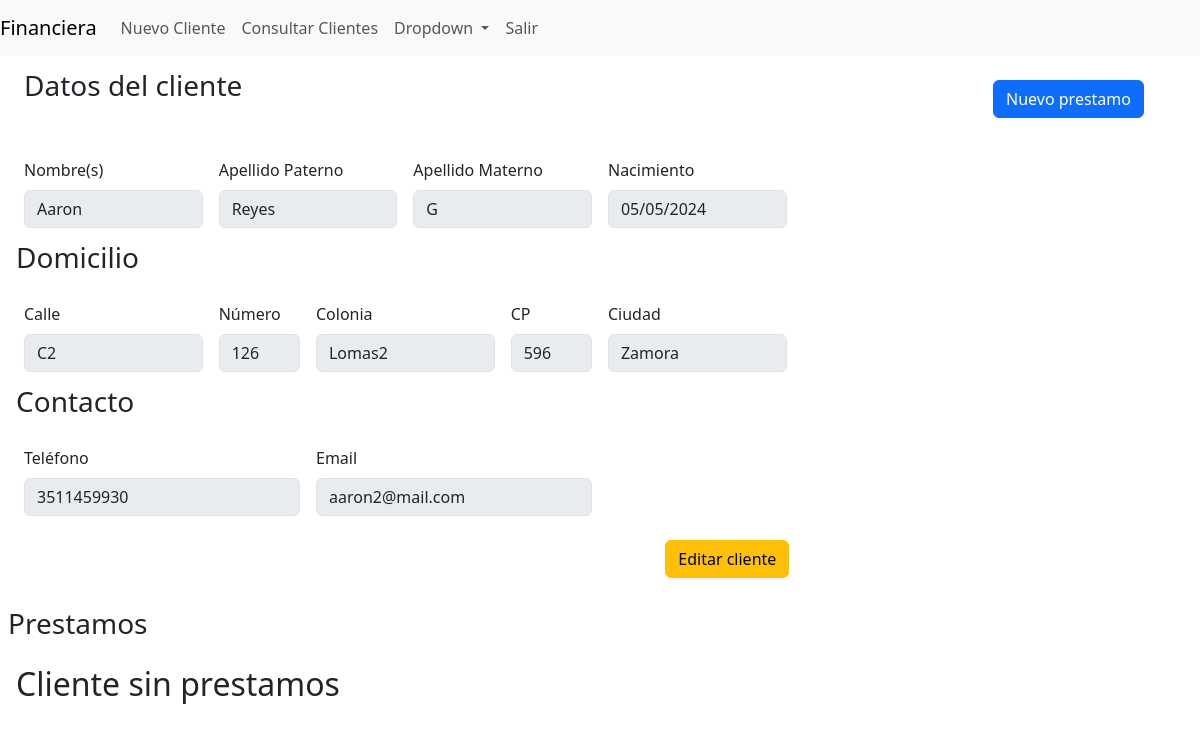
Page /cliente/2 (signed in) on the committed database.
### financiera/models.py (models this page shows)
class Cliente (models.Model):
    user_id = models.ForeignKey(User, on_delete=models.CASCADE, default='2')
    nombre = models.CharField(max_length=50)
    apellido_paterno = models.CharField(max_length =50, blank =True)
    apellido_materno = models.CharField(max_length= 50, blank = True)
    nacimiento = models.DateField()
    calle = models.CharField(max_length= 100)
    numero = models.CharField(max_length= 10)
    colonia = models.CharField(max_length = 100)
    ciudad = models.CharField(max_length = 100)
    cp = models.CharField(max_length=5)
    telefono_regex = RegexValidator(regex=r'^\d{10,10}$', message="Formato permitido: '4431234567'. Diez digitos.")
    telefono = models.CharField(blank = True, validators=[telefono_regex], max_length=13)
    email = models.EmailField(max_length=250, blank= True, default=None)

### financiera/views.py (the view)
# urls.py: path("cliente/<int:id>", views.cliente_config, name="cliente"),
@login_required
def cliente_config(request, id=None, mensaje=None):
    context = {}
    if request.method == 'POST':
        pass
    else:
        if id:
            cliente = Cliente.objects.filter(user_id = request.user, id = id)
            prestamos = Prestamo.objects.filter(cliente_id = cliente[0])
            context['cliente'] = cliente[0]
            context['prestamos'] = prestamos
            context['mensaje'] = mensaje
    return render(request, "financiera/cliente.html", context)

### financiera/templates/financiera/cliente.html (shortened to what this page needs)
{% extends 'financiera/layout.html' %}
{% load static %}
{% block body %}
    <form class="m-2" id="cliente" onsubmit="editar(event)">
        <div class="d-flex justify-content-between">
            <p class="fs-3 mx-3">Datos del cliente</p>
            <button type="button"
            class="btn btn-primary my-3 mx-5"
            data-bs-toggle="modal"
            data-bs-target="#prestamoModal"> Nuevo prestamo</button>
        </div>
        <section class="row g-3 m-2">
            <div class="col-md-2">
                <label for="first_name" class="form-label">Nombre(s)</label>
                <input type="text" class="form-control" id="first_name" name="first_name" disabled value = {{cliente.nombre}} >
            </div>
            <div class="col-md-2">
                <label for="last_name1" class="form-label">Apellido Paterno</label>
                <input type="text" class="form-control" id="last_name1" name="last_name1" disabled value = {{cliente.apellido_paterno}}>
            </div>
            <div class="col-md-2">
                <label for="last_name2" class="form-label">Apellido Materno</label>
                <input type="text" class="form-control" id="last_name2" name="last_name2" disabled value ={{cliente.apellido_materno}}>
            </div>
            <div class="col-md-2">
                <label for="nacimiento{{cliente.id}}" class="form-label">Nacimiento</label>
                <input type="date" class="form-control" id="nacimiento{{cliente.id}}" name="nacimiento" disabled value = {{cliente.nacimiento | date:"Y-m-d"}}>
            </div>
            <div class="col-md-2">
            </div>
        </section>
        <p class="fs-3 m-2">Domicilio</p>
        <section class="row g-3 m-2">
            <div class="col-md-2">
                <label for="calle" class="form-label">Calle</label>
                <input type="text" class="form-control" id="calle" name="calle" disabled value = {{cliente.calle}} >
            </div>
            <div class="col-md-1">
                <label for="numero" class="form-label">Número</label>
                <input type="number" class="form-control" id="numero" name="numero" disabled value = {{cliente.numero}}>
            </div>
            <div class="col-md-2">
                <label for="colonia" class="form-label">Colonia</label>
                <input type="text" class="form-control" id="colonia" name="colonia" disabled value ={{cliente.colonia}}>
            </div>
            <div class="col-md-1">
                <label for="cp" class="form-label">CP</label>
                <input type="text" class="form-control" id="cp" name="cp" disabled value ={{cliente.cp}}>
            </div>
            <div class="col-md-2">
                <label for="ciudad" class="form-label">Ciudad</label>
                <input type="text" class="form-control" id="ciudad" name="nacimiento" disabled value = {{cliente.ciudad}}>
            </div>
        </section>
        <p class="fs-3 m-2">Contacto</p>
        <section class="row g-3 m-2">
            <div class="col-md-3">
                <label for="telefono" class="form-label">Teléfono</label>
                <input type="text" class="form-control" id="telefono" name="telefono" disabled value = {{cliente.telefono}} >
            </div>
            <div class="col-md-3">
                <label for="email" class="form-label">Email</label>
                <input type="email" class="form-control" id="email" name="email" disabled value = {{cliente.email}}>
            </div>
        </section>
        <div class="col-8 d-flex justify-content-end p-3 m-2">
            <button class="btn btn-warning" id="editar-btn" type="submit">Editar cliente</button>
        </div>
    </form>
    <p class="fs-3 m-2">Prestamos</p>
    <section class="mb-5">
        {% for prestamo in prestamos %}
        <section class="accordion" id="accordionPrestamo">
            <div class="accordion-item">
            <h2 class="accordion-header">
                <button class="accordion-button collapsed" type="button" data-bs-toggle="collapse" data-bs-target="#collapseOne{{prestamo.id}}" aria-expanded="false" aria-controls="collapseOne">
                Prestamo {{prestamo.fecha| date}}
                </button>
            </h2>
                <div id="collapseOne{{prestamo.id}}" class="accordion-collapse collapse" data-bs-parent="#accordionPrestamo">
                    <div class="accordion-body">
                        <section class="row g-3 m-2">
                            <div class="col-md-2">
                                <label for="cantidad-inicial{{prestamo.id}}" class="form-label">Prestamo por:</label>
                                <input type="text" class="form-control" id="cantidad-inicial{{prestamo.id}}" name="cantidad-inicial{{prestmo.id}}" disabled value = {{prestamo.cantidad_inicial}} >
                            </div>
                            <div class="col-md-1">
                                <label for="interes{{prestamo.id}}" class="form-label">Interés</label>
                                <input type="number" class="form-control" id="interes{{prestamo.id}}" name="interes{{prestamo.id}}" disabled value = {{prestamo.interes}}>
                            </div>
                            <div class="col-md-3">
                                <label for="saldo{{prestamo.id}}" class="form-label">Saldo restante</label>
                                <input type="text" class="form-control" id="saldo{{prestamo.id}}" name="saldo{{prestamo.id}}" disabled value ={{prestamo.balance}}>
                            </div>
                            <div class="col-md-2">
                                <label for="fecha{{prestamo.id}}" class="form-label">Fecha de contratación</label>
                                <input type="date" class="form-control" id="fecha{{prestamo.id}}" name="fecha{{prestamo.id}}" disabled value = {{prestamo.fecha | date:"Y-m-d"}}>
                            </div>
                        </section>
                        <section>
                            <form class="row g-3 m-2"
                            action="{% url 'pago' prestamo.id %}"
                            data-balance="{{prestamo.balance}}"
                            data-prestamoid = "{{prestamo.id}}"
                            method="post"
                            onsubmit="nuevo_pago(event)">
                                {% csrf_token %}
                                <div class="col-auto">
                                <label for="nuevoPago{{prestamo.id}}" class="visually-hidden">Registrar pago</label>
                                <input type="text" readonly class="form-control-plaintext" id="nuevoPago{{prestamo.id}}" value="Nuevo pago">
                                </div>
                                <div class="col-auto">
                                <label for="pagoInp{{prestamo.id}}" class="visually-hidden">Importe</label>
                                <input type="number" required class="form-control" id="pagoInp{{prestamo.id}}" name="pagoInp{{prestamo.id}}" placeholder="$0.00">
                                </div>
                                <div class="col-auto">
                                <button type="submit" class="btn btn-primary mb-3">Realizar pago</button>
                                </div>
                            </form>
                        </section>
                    </div>
                    <ul class="list-group container mb-5">
                    {% for abono in prestamo.abono_set.all %}
                        <li class="list-group-item d-flex justify-content-between align-items-center">
                          {{abono.cantidad}}
                          <span>{{abono.fecha}}</span>
                        </li>
                    {% endfor %}
                    </ul>
                </div>
            </div>
        </section>
        {%empty%}
            <p class="fs-2 m-2 p-2">Cliente sin prestamos</p>
        {% endfor %}
    </section>
{% endblock %}

### rows in the picture
Cliente: first_name "Aaron", last_name1 "Reyes", last_name2 "G", nacimiento "05/05/2024", calle "C2", numero "126", colonia "Lomas2", cp "596", nacimiento "Zamora", telefono "3511459930", email "aaron2@mail.com"
